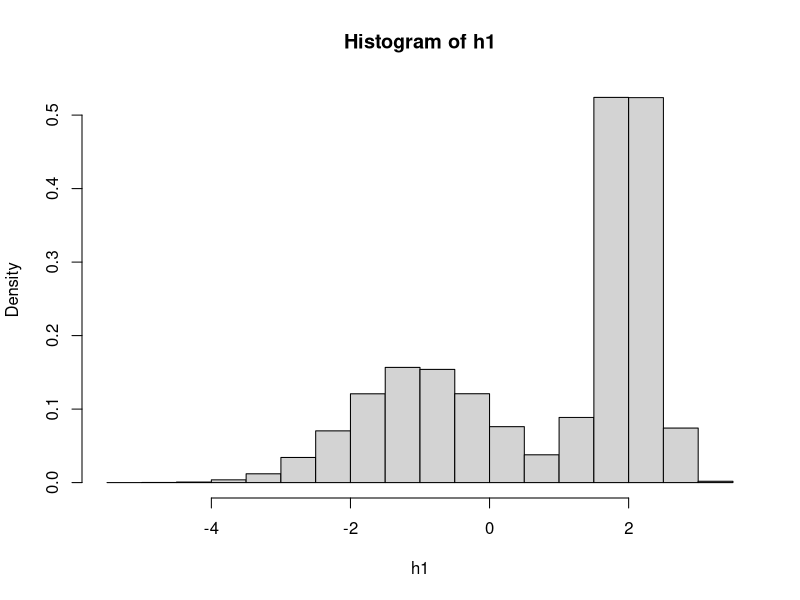
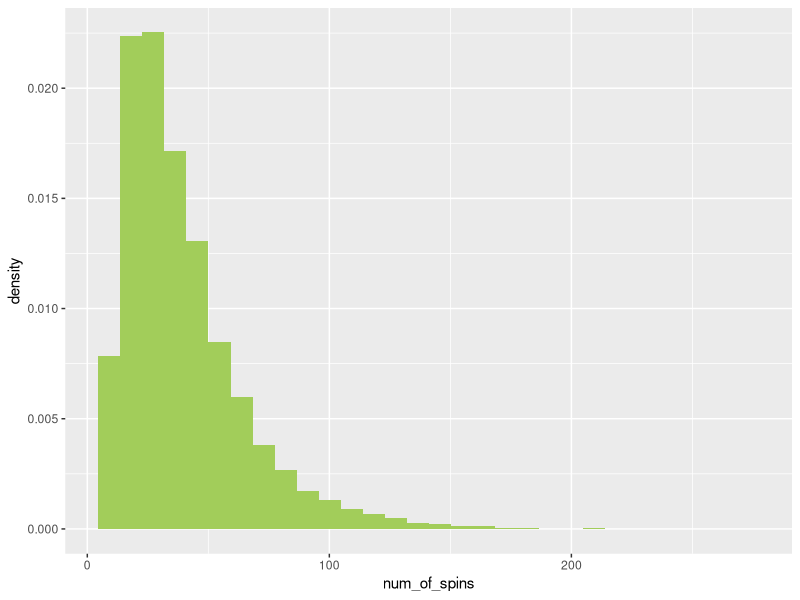
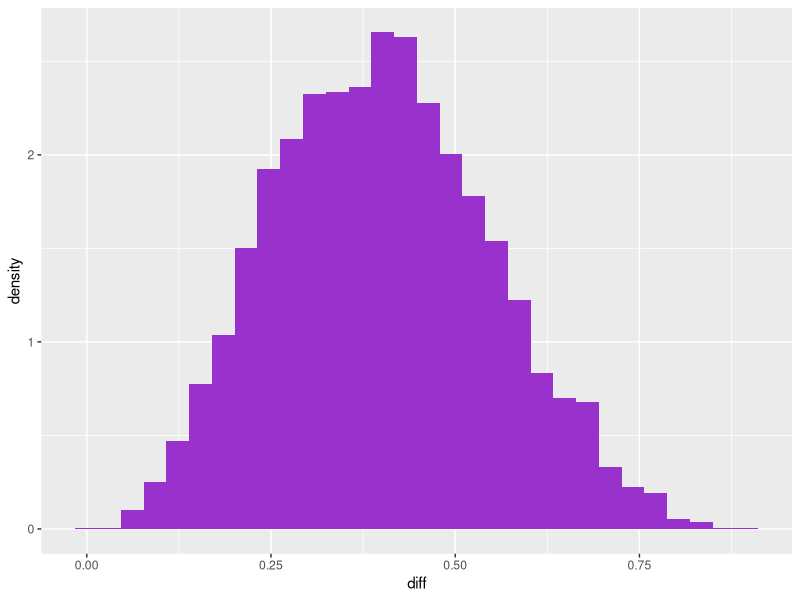
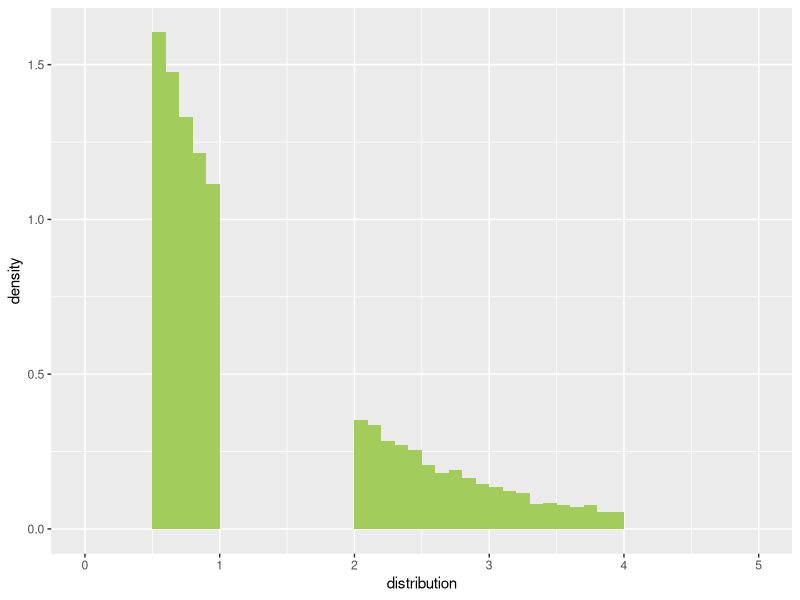

Write the R code that produced these figures, in order.
## ---- chunk 1
library(knitr)
hook_output = knit_hooks$get('output')
knit_hooks$set(output = function(x, options) {
  knitr::opts_chunk$set(linewidth = 80)
  # this hook is used only when the linewidth option is not NULL
  if (!is.null(n <- options$linewidth)) {
    x = knitr:::split_lines(x)
    # any lines wider than n should be wrapped
    if (any(nchar(x) > n)) x = strwrap(x, width = n)
    x = paste(x, collapse = '\n')
  }
  hook_output(x, options)
})
## ---- chunk 2
suppressWarnings(library(tidyverse))
## ---- chunk 3
set.seed(101)
n = 100000
s1 = rnorm(n/2, mean = -1, sd = 1)
s2 = rnorm(n/2, mean = 2, sd = 1/3)
x = c(s1, s2)
h1 = sample(x, n, replace = TRUE, prob = c(rep(0.4, n/2), rep(0.6, n/2)))
hist(h1, probability = TRUE)
## ---- chunk 4
set.seed(390)
x2 = rnorm(n, 0, sqrt(3))
h2 = dnorm(x2, 0, sqrt(3))
g = x2

f = function(x){
  r = runif(n, 0, 1)
  f.x = rep(0, n)
  f.x[r <= 0.4] = dnorm(x2[r<=0.4], mean = -1, sd = 1)
  f.x[r > 0.4] = dnorm(x2[r>0.4], mean = 2, sd = 1/3)
  return (f.x)
}
 

mean(g*f(x2)/h2)
## ---- chunk 5
## chutes and Ladders calculations
ladder.bottom = c(1,4,9,21,28,36,51,71,80)
ladder.top = c(38,14,31,42,84,44,67,91,100)
chute.top = c(98,95,93,87,64,62,56,49,48,16)
chute.bottom = c(78,75,73,24,60,19,54,11,26,6)
  
nextSquare = function(square, move) {
  newSquare = square + move
  if (newSquare > 100) return (square)
  w = which(ladder.bottom == newSquare)
  if (length(w) > 0) newSquare = ladder.top[w]
  w = which(chute.top == newSquare)
  if (length(w) > 0) newSquare = chute.bottom[w]
  return(newSquare)
}

# num return the number of spins it takes to get to 100
num.spin <- function(x) {
  square = x
  count = 0
  while (square != 100) {
    count = count + 1
    spin = sample(1:6,1)
    square = nextSquare(square, spin)
  }
  return(count)
}
#random 10000 games
n3 = 10000
set.seed(103)
R = rep(0, n3)
df3 = data.frame("num_of_spins" = unlist(lapply(R, num.spin)))
ggplot(data=df3, aes(x = num_of_spins)) + 
  geom_histogram(fill="darkolivegreen3",aes(y=..density..))
mean(df3$num_of_spins)
min(df3$num_of_spins)
## ---- chunk 6
# FILL ME IN
# unif sample points in cube, then cal ratio in sphere to all
# each d sample 1000 pts
k = 1000
set.seed(319)
res = rep(0,8)
f = function(d) {
  M = matrix(runif(k*d, 0, 1), ncol = d)
  x = apply(M, 1, function(x){norm(x, type = "2")})
  length(x[x<=1])/k
}
df = data.frame(unlist(lapply(3:10, f)), row.names = as.character(3:10))

names(df) = "ratio of pts in sphere vs. in cube"
df
## ---- chunk 7
# FILL ME IN
set.seed(101)
data5 = matrix(runif(9*5000, 0, 1), ncol = 9)
df = data.frame("diff"=apply(data5,1,max)-apply(data5,1,median))
ggplot(data=df,mapping=aes(x=diff)) + geom_histogram(fill="darkorchid",aes(y=..density..))
mean(df$diff)
sd(df$diff)/sqrt(5000)
## ---- chunk 8
# FILL ME IN
set.seed(105)
u_lo = pexp(1, rate = 1) - pexp(0.5, rate = 1)
u_hi = pexp(4, rate = 1) - pexp(2, rate = 1)
dt6 = runif(10000, 0, u_lo + u_hi)
sp1 = (qexp(dt6[dt6<=u_lo]+pexp(0.5, rate = 1), rate = 1))
sp2 = (qexp(dt6[dt6>u_lo]+pexp(2, rate = 1) - u_lo, rate = 1))
sp = data.frame(c(sp1, sp2))
colnames(sp) = "distribution"
ggplot(data=sp, aes(x = distribution)) + 
  geom_histogram(fill="darkolivegreen3",aes(y=..density..), 
                 breaks=seq(0, 5, by=0.1))
